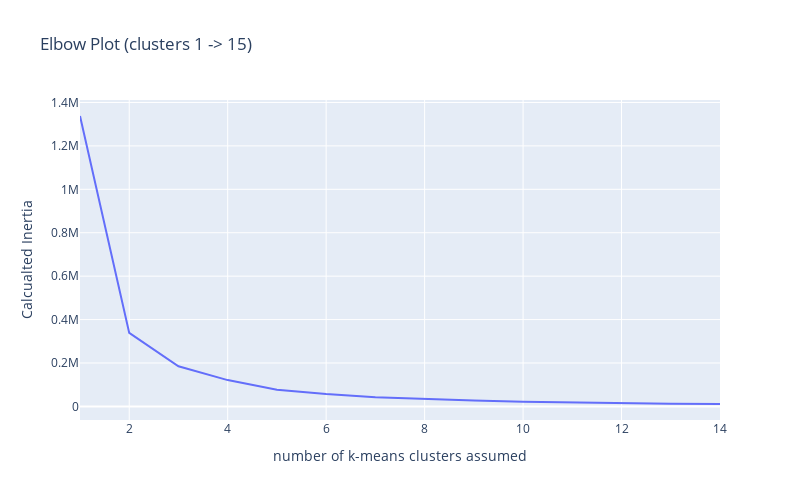

Notebook source saved alongside this figure:
### Markdown cell above
INERTIA:
  - Measure of intra-cluster distances, which means how far away the datapoint is in relation to its centroid. 

  - This indicates that data points in the SAME cluster should be well matched and similar to each other one would obviously argue. 

  - Minimize the inertia value !   (better clustering)

  - IF the intertia values are HIGH, this means that the data points in the cluster are NOT similar to each other. 

  - According to scikit-learn:  INERTIA:  Sum of squared distances of samples to their closest cluster center, weighted by the sample weights if provided.
  
  

SOME PEOPLE WILL USE THIS:
- The total within-cluster sum of square measures the compactness (i.e goodness) of the clustering and we want it to be as small as possible (WSS terminology)

### Code cell
# Elbow Plot:
import plotly.express as px
fig = px.line(x=range(1,15), 
              y=captured_score, 
              title='Elbow Plot (clusters 1 -> 15)', 
              width=800, 
              height=500, 
                 labels={
                     "x": "number of k-means clusters assumed",
                     "y": "Calcualted Inertia"}
                     )
fig.show()
#WCSS on y-axis
#Cluster is 1-15
# it appears the ideal cluster count is actually 3...

### Figure 1 — Plotly figure (JSON) as saved in the notebook; plotly's stock layout.template omitted (floating-point values rounded to 4 significant figures)
{"data": [{"hovertemplate": "number of k-means clusters assumed=%{x}<br>Calcualted Inertia=%{y}<extra></extra>", "legendgroup": "", "line": {"color": "#636efa", "dash": "solid"}, "mode": "lines", "name": "", "orientation": "v", "showlegend": false, "type": "scatter", "x": [1, 2, 3, 4, 5, 6, 7, 8, 9, 10, 11, 12, 13, 14], "xaxis": "x", "y": [1338000.0, 338800.0, 184900.0, 121300.0, 76430.0, 56910.0, 42720.0, 34230.0, 26710.0, 21810.0, 18070.0, 14720.0, 12870.0, 11170.0], "yaxis": "y"}], "layout": {"height": 500, "legend": {"tracegroupgap": 0}, "title": {"text": "Elbow Plot (clusters 1 -> 15)"}, "width": 800, "xaxis": {"anchor": "y", "domain": [0, 1], "title": {"text": "number of k-means clusters assumed"}}, "yaxis": {"anchor": "x", "domain": [0, 1], "title": {"text": "Calcualted Inertia"}}}}
